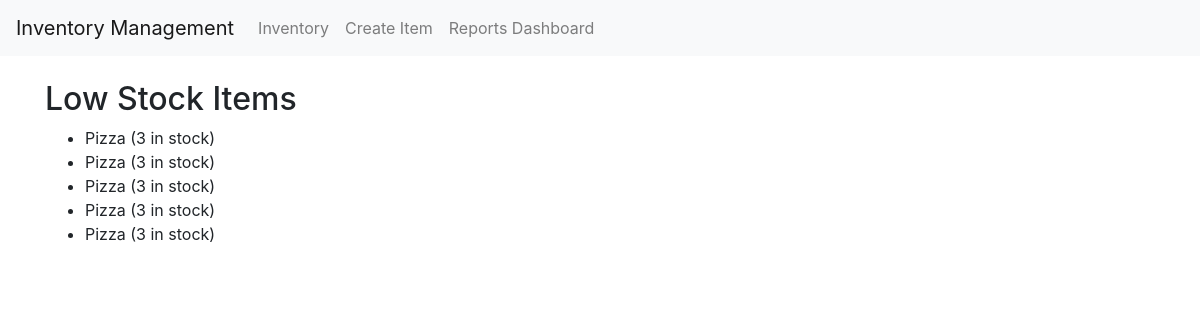
The page /reports/low_stock_items/ on the database as committed earlier.
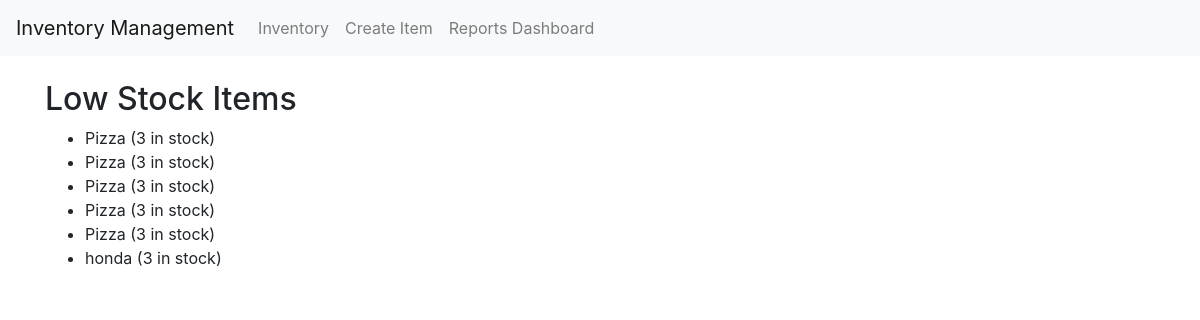
The same page on the database as committed later.
### inventory/models.py (models this page shows, shortened)
class Item(models.Model):
    CATEGORY_CHOICES = [
        ('electronics', 'Electronics'),
        ('clothing', 'Clothing'),
        ('books', 'Books'),
    ]
    name = models.CharField(max_length=255)
    category = models.CharField(max_length=100, choices=CATEGORY_CHOICES, blank=True, null=True)
    quantity = models.IntegerField(validators=[MinValueValidator(0)])
    price = models.DecimalField(max_digits=10, decimal_places=2)
    description = models.TextField(blank=True, null=True)
    image = models.ImageField(upload_to='item_images/', blank=True, null=True)

### inventory/views.py (the view)
# urls.py: path('reports/low_stock_items/', LowStockItemsView.as_view(), name='low_stock_items'),
class LowStockItemsView(ListView):
    template_name = 'inventory/low_stock_items.html'
    context_object_name = 'low_stock_items'
    def get_queryset(self):
        return Item.objects.filter(quantity__lt=5)

### inventory/templates/inventory/low_stock_items.html
{% extends 'base.html' %}
{% block content %}
<h2>Low Stock Items</h2>
<ul>
  {% for item in low_stock_items %}
  <li>{{ item.name }} ({{ item.quantity }} in stock)</li>
  {% endfor %}
</ul>
{% endblock %}

Rows that differ between the two databases and show on the page:
added Item: name "honda", quantity "3"
